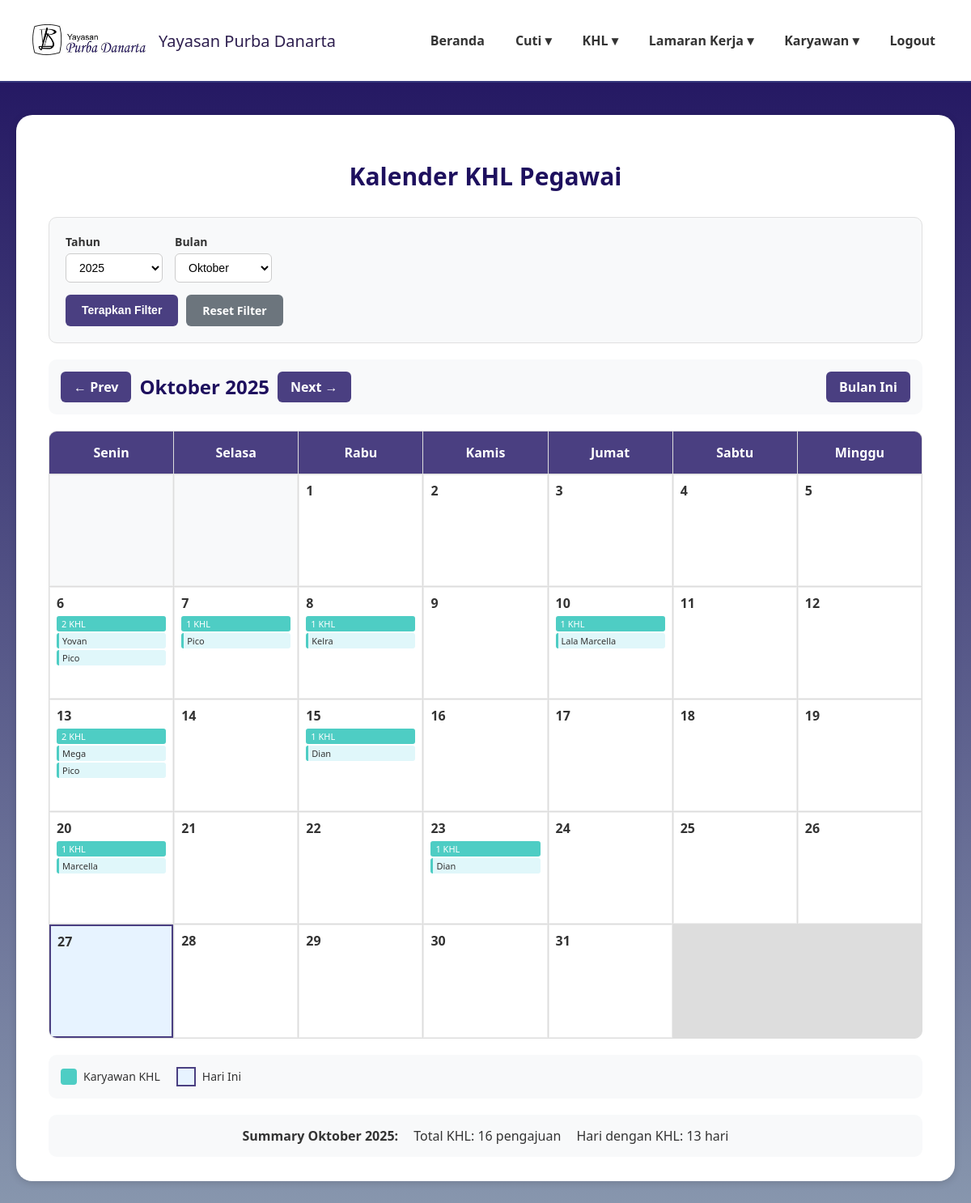
Screenshot of /kalender_khl.php (signed in) with the database file from the repository.
### tables this page shows
CREATE TABLE `data_pengajuan_khl` (
  `id_khl` int(11) NOT NULL,
  `kode_karyawan` varchar(20) NOT NULL,
  `divisi` varchar(50) NOT NULL,
  `jabatan` varchar(50) NOT NULL,
  `role` enum('karyawan','direktur','admin','penanggung jawab') NOT NULL DEFAULT 'karyawan',
  `proyek` varchar(100) NOT NULL,
  `tanggal_khl` date NOT NULL,
  `jam_mulai_kerja` time NOT NULL,
  `jam_akhir_kerja` time NOT NULL,
  `tanggal_cuti_khl` date NOT NULL,
  `jam_mulai_cuti_khl` time NOT NULL,
  `jam_akhir_cuti_khl` time NOT NULL,
  `status_khl` enum('pending','disetujui','ditolak') DEFAULT 'pending',
  `alasan_penolakan` text DEFAULT NULL,
  `created_at` timestamp NOT NULL DEFAULT current_timestamp()
);

CREATE TABLE `data_karyawan` (
  `id_karyawan` int(11) NOT NULL,
  `kode_karyawan` varchar(20) NOT NULL,
  `nama_lengkap` varchar(100) NOT NULL,
  `email` varchar(100) NOT NULL,
  `password` varchar(255) NOT NULL,
  `jabatan` varchar(50) NOT NULL,
  `divisi` varchar(50) NOT NULL,
  `role` enum('karyawan','direktur','admin','penanggung jawab') NOT NULL DEFAULT 'karyawan',
  `no_telp` varchar(20) DEFAULT NULL,
  `sisa_cuti_tahunan` int(3) DEFAULT 0,
  `sisa_cuti_lustrum` int(3) DEFAULT 0,
  `status_aktif` enum('aktif','non_aktif') NOT NULL DEFAULT 'aktif',
  `created_at` timestamp NOT NULL DEFAULT current_timestamp(),
  `jenis_kelamin` varchar(10) DEFAULT NULL,
  `tempat_lahir` varchar(100) DEFAULT NULL,
  `tanggal_lahir` date DEFAULT NULL,
  `nik` varchar(20) DEFAULT NULL,
  `alamat_rumah` text DEFAULT NULL,
  `alamat_domisili` text DEFAULT NULL,
  `agama` varchar(20) DEFAULT NULL,
  `kontak_darurat` varchar(20) DEFAULT NULL,
  `pendidikan_terakhir` varchar(50) DEFAULT NULL
);

### kalender_khl.php (the view, shortened to what this page needs)
<?php
require 'config.php';
$query_khl = "SELECT
                dk.nama_lengkap,
                dpk.*
              FROM data_pengajuan_khl dpk
              JOIN data_karyawan dk ON dpk.kode_karyawan = dk.kode_karyawan
              WHERE dpk.status_khl = 'disetujui'
              ORDER BY dpk.tanggal_khl ASC";
$result_khl = $conn->query($query_khl);
$data_khl = [];
if ($result_khl && $result_khl->num_rows > 0) {
    while($row = $result_khl->fetch_assoc()) {
        $data_khl[] = [
            'id' => $row['id_khl'],
            'kode_khl' => $row['id_khl'],
            'nama_karyawan' => $row['nama_lengkap'],
            'jenis_khl' => $row['divisi'],
            'projek' => $row['proyek'],
            'tanggal_kerja' => $row['tanggal_khl'],
            'jam_mulai_kerja' => $row['jam_mulai_kerja'],
            'jam_selesai_kerja' => $row['jam_akhir_kerja'],
            'status' => 'Diterima'
        ];
    }
}
$month = isset($_GET['month']) ? (int)$_GET['month'] : date('n');
$year = isset($_GET['year']) ? (int)$_GET['year'] : date('Y');
$selected_year = isset($_GET['filter_year']) ? (int)$_GET['filter_year'] : $year;
$prev_month = $month - 1;
$prev_year = $year;
$next_month = $month + 1;
$next_year = $year;
$first_day = mktime(0, 0, 0, $month, 1, $year);
$days_in_month = date('t', $first_day);
$first_day_of_week = date('w', $first_day);
$first_day_of_week = $first_day_of_week == 0 ? 6 : $first_day_of_week - 1;
$khl_by_date = [];
foreach ($data_khl as $khl) {
    $khl_year = date('Y', strtotime($khl['tanggal_kerja']));
    if ($khl_year == $selected_year) {
        $date = $khl['tanggal_kerja'];
        if (!isset($khl_by_date[$date])) {
            $khl_by_date[$date] = [];
        }
        $khl_by_date[$date][] = $khl;
    }
}
$month_names = [
    1 => 'Januari', 2 => 'Februari', 3 => 'Maret', 4 => 'April',
    5 => 'Mei', 6 => 'Juni', 7 => 'Juli', 8 => 'Agustus',
    9 => 'September', 10 => 'Oktober', 11 => 'November', 12 => 'Desember'
];
$available_years = [];
foreach ($data_khl as $khl) {
    $khl_year = date('Y', strtotime($khl['tanggal_kerja']));
    if (!in_array($khl_year, $available_years)) {
        $available_years[] = $khl_year;
    }
}
rsort($available_years);
?>
<!DOCTYPE html>
<html lang="id">
<head>
</head>
<body>
<header>
    <div class="logo">
        <img src="image/namayayasan.png" alt="Logo Yayasan">
        <span>Yayasan Purba Danarta</span>
    </div>
    <nav>
        <ul>
            <li><a href="dashboardadmin.php">Beranda</a></li>
            <li><a href="#">Cuti ▾</a>
            </li>
            <li><a href="#">KHL ▾</a>
            </li>
            <li><a href="#">Lamaran Kerja ▾</a>
            </li>
            <li><a href="#">Karyawan ▾</a>
            </li>
            <li><a href="logout2.php">Logout</a></li>
        </ul>
    </nav>
</header>
<main>
    <div class="card">
        <h2 class="page-title">Kalender KHL Pegawai</h2>
        <div class="filter-section">
            <form method="GET" action="">
                <div class="filter-row">
                    <div class="filter-group">
                        <label for="filter_year">Tahun</label>
                        <select id="filter_year" name="filter_year">
                            <?php foreach ($available_years as $avail_year): ?>
                                <option value="<?= $avail_year ?>" <?= $selected_year == $avail_year ? 'selected' : '' ?>>
                                    <?= $avail_year ?>
                                </option>
                            <?php endforeach; ?>
                        </select>
                    </div>
                    <div class="filter-group">
                        <label for="month">Bulan</label>
                        <select id="month" name="month">
                            <?php foreach ($month_names as $key => $name): ?>
                                <option value="<?= $key ?>" <?= $month == $key ? 'selected' : '' ?>>
                                    <?= $name ?>
                                </option>
                            <?php endforeach; ?>
                        </select>
                    </div>
                </div>
                <div class="action-bar">
                    <button type="submit" class="btn btn-cari">Terapkan Filter</button>
                    <a href="kalender_khl.php" class="btn btn-reset">Reset Filter</a>
                </div>
            </form>
        </div>
        <div class="calendar-header">
            <div class="calendar-nav">
                <a href="?month=<?= $prev_month ?>&year=<?= $prev_year ?>&filter_year=<?= $selected_year ?>" class="nav-btn">&larr; Prev</a>
                <span class="calendar-title"><?= $month_names[$month] ?> <?= $year ?></span>
                <a href="?month=<?= $next_month ?>&year=<?= $next_year ?>&filter_year=<?= $selected_year ?>" class="nav-btn">Next &rarr;</a>
            </div>
            <a href="kalender_khl.php" class="nav-btn">Bulan Ini</a>
        </div>
        <div class="calendar">
            <div class="calendar-day-header">Senin</div>
            <div class="calendar-day-header">Selasa</div>
            <div class="calendar-day-header">Rabu</div>
            <div class="calendar-day-header">Kamis</div>
            <div class="calendar-day-header">Jumat</div>
            <div class="calendar-day-header">Sabtu</div>
            <div class="calendar-day-header">Minggu</div>
            <?php for ($i = 0; $i < $first_day_of_week; $i++): ?>
                <div class="calendar-day other-month"></div>
            <?php endfor; ?>
            <?php for ($day = 1; $day <= $days_in_month; $day++): ?>
                <?php
                $current_date = date('Y-m-d', mktime(0, 0, 0, $month, $day, $year));
                $is_today = $current_date == date('Y-m-d');
                $has_khl = isset($khl_by_date[$current_date]);
                $khl_count = $has_khl ? count($khl_by_date[$current_date]) : 0;
                ?>
                <div class="calendar-day <?= $is_today ? 'today' : '' ?> <?= !$has_khl ? 'no-khl' : '' ?>"
                     <?= $has_khl ? 'onclick="showKhlDetails(\'' . $current_date . '\')"' : '' ?>>
                    <div class="day-number"><?= $day ?></div>
                    <?php if ($has_khl): ?>
                        <span class="khl-indicator"><?= $khl_count ?> KHL</span>
                        <div class="khl-list">
                            <?php foreach (array_slice($khl_by_date[$current_date], 0, 3) as $khl): ?>
                                <div class="khl-item" title="<?= htmlspecialchars($khl['nama_karyawan']) ?> - <?= htmlspecialchars($khl['jenis_khl']) ?>">
                                    <?= htmlspecialchars($khl['nama_karyawan']) ?>
                                </div>
                            <?php endforeach; ?>
                        </div>
                    <?php endif; ?>
                </div>
            <?php endfor; ?>
        </div>
        <div class="legend">
            <div class="legend-item">
                <div class="legend-color legend-khl"></div>
                <span>Karyawan KHL</span>
            </div>
            <div class="legend-item">
                <div style="background: #e7f3ff; border: 2px solid #4a3f81; width: 20px; height: 20px;"></div>
                <span>Hari Ini</span>
            </div>
        </div>
        <div style="margin-top: 20px; padding: 15px; background: #f8f9fa; border-radius: 10px; text-align: center;">
            <strong>Summary <?= $month_names[$month] ?> <?= $selected_year ?>:</strong>
            <?php
            $total_khl_month = 0;
            $unique_days = array_keys($khl_by_date);
            foreach ($khl_by_date as $date_khl) {
                $total_khl_month += count($date_khl);
            }
            ?>
            <span style="margin-left: 15px;">Total KHL: <?= $total_khl_month ?> pengajuan</span>
            <span style="margin-left: 15px;">Hari dengan KHL: <?= count($unique_days) ?> hari</span>
        </div>
    </div>
</main>
</body>
</html>

### kalender_khl.php (style rules this page uses)
body { margin:0; font-family:'Segoe UI', Tahoma, Geneva, Verdana, sans-serif; background: linear-gradient(180deg,#1E105E 0%,#8897AE 100%); min-height:100vh; color:#333; }
header { background:rgba(255,255,255,1); padding:20px 40px; display:flex; justify-content:space-between; align-items:center; border-bottom:2px solid #34377c; }
.logo { display:flex; align-items:center; gap:16px; font-weight:500; font-size:20px; color:#2e1f4f; }
.logo img { width: 140px; height: 60px; object-fit: contain; }
nav ul { list-style:none; margin:0; padding:0; display:flex; gap:30px; }
nav li { position:relative; }
nav a { text-decoration:none; color:#333; font-weight:600; padding:8px 4px; display:block; }
main { max-width:1400px; margin:40px auto; padding:0 20px; }
.card { background:#fff; border-radius:20px; padding:30px 40px; box-shadow:0 2px 10px rgba(0,0,0,0.15); }
.page-title { font-size: 30px; font-weight: 600; text-align: center; margin-bottom: 30px; color: #1E105E; }
.filter-section { background: #f8f9fa; padding: 20px; border-radius: 10px; margin-bottom: 20px; border: 1px solid #e0e0e0; }
.filter-row { display: flex; gap: 15px; align-items: flex-end; flex-wrap: wrap; }
.filter-group { display: flex; flex-direction: column; gap: 5px; }
.filter-group label { font-weight: 600; font-size: 14px; color: #333; }
.filter-group select, .filter-group input { padding: 8px 12px; border: 1px solid #ccc; border-radius: 6px; font-size: 14px; background: white; }
.filter-group select { min-width: 120px; }
.action-bar { display: flex; gap: 10px; margin-top: 15px; }
.btn { padding: 10px 20px; border: none; border-radius: 6px; font-size: 14px; font-weight: 600; color: #fff; cursor: pointer; transition: background-color 0.3s; text-decoration: none; text-align: center; display: inline-block; }
.btn-cari { background-color: #4a3f81; }
.btn-reset { background-color: #6c757d; }
.calendar-header { display: flex; justify-content: space-between; align-items: center; margin-bottom: 20px; padding: 15px; background: #f8f9fa; border-radius: 10px; }
.calendar-nav { display: flex; gap: 10px; align-items: center; }
.calendar-title { font-size: 24px; font-weight: 600; color: #1E105E; }
.nav-btn { padding: 8px 16px; background: #4a3f81; color: white; border: none; border-radius: 6px; cursor: pointer; font-weight: 600; text-decoration: none; display: inline-block; }
.calendar { display: grid; grid-template-columns: repeat(7, 1fr); gap: 1px; background: #ddd; border: 1px solid #ddd; border-radius: 10px; overflow: hidden; }
.calendar-day-header { background: #4a3f81; color: white; padding: 15px; text-align: center; font-weight: 600; }
.calendar-day { background: white; min-height: 120px; padding: 8px; border: 1px solid #eee; position: relative; cursor: pointer; }
.calendar-day.other-month { background: #f8f9fa; color: #999; }
.calendar-day.other-month { cursor: default; }
.day-number { font-weight: 600; margin-bottom: 5px; }
.khl-indicator { background: #4ecdc4; color: white; padding: 2px 6px; border-radius: 3px; font-size: 11px; margin-bottom: 2px; display: block; }
.khl-list { max-height: 80px; overflow-y: auto; font-size: 11px; }
.khl-item { background: #e0f7fa; padding: 2px 4px; margin-bottom: 2px; border-radius: 3px; border-left: 3px solid #4ecdc4; }
.today { background: #e7f3ff !important; border: 2px solid #4a3f81; }
.legend { display: flex; gap: 20px; margin-top: 20px; padding: 15px; background: #f8f9fa; border-radius: 10px; }
.legend-item { display: flex; align-items: center; gap: 8px; font-size: 14px; }
.legend-color { width: 20px; height: 20px; border-radius: 4px; }
.legend-khl { background: #4ecdc4; }

### rows the page displays
data_pengajuan_khl: data_karyawan.nama_lengkap "Yovan"
data_pengajuan_khl: data_karyawan.nama_lengkap "Pico"
data_pengajuan_khl: data_karyawan.nama_lengkap "Pico"
data_pengajuan_khl: data_karyawan.nama_lengkap "Kelra"
data_pengajuan_khl: data_karyawan.nama_lengkap "Lala Marcella"
data_pengajuan_khl: data_karyawan.nama_lengkap "Mega"
data_pengajuan_khl: data_karyawan.nama_lengkap "Pico"
data_pengajuan_khl: data_karyawan.nama_lengkap "Dian"
data_pengajuan_khl: data_karyawan.nama_lengkap "Marcella"
data_pengajuan_khl: data_karyawan.nama_lengkap "Dian"

### other values shown
$month_names[$month] "Oktober"
$year "2025"
$khl_count "2"
$khl_count "1"
$selected_year "2025"
$total_khl_month "16"
count($unique_days) "13"
form field filter_year "2025"
form field month "Oktober"
